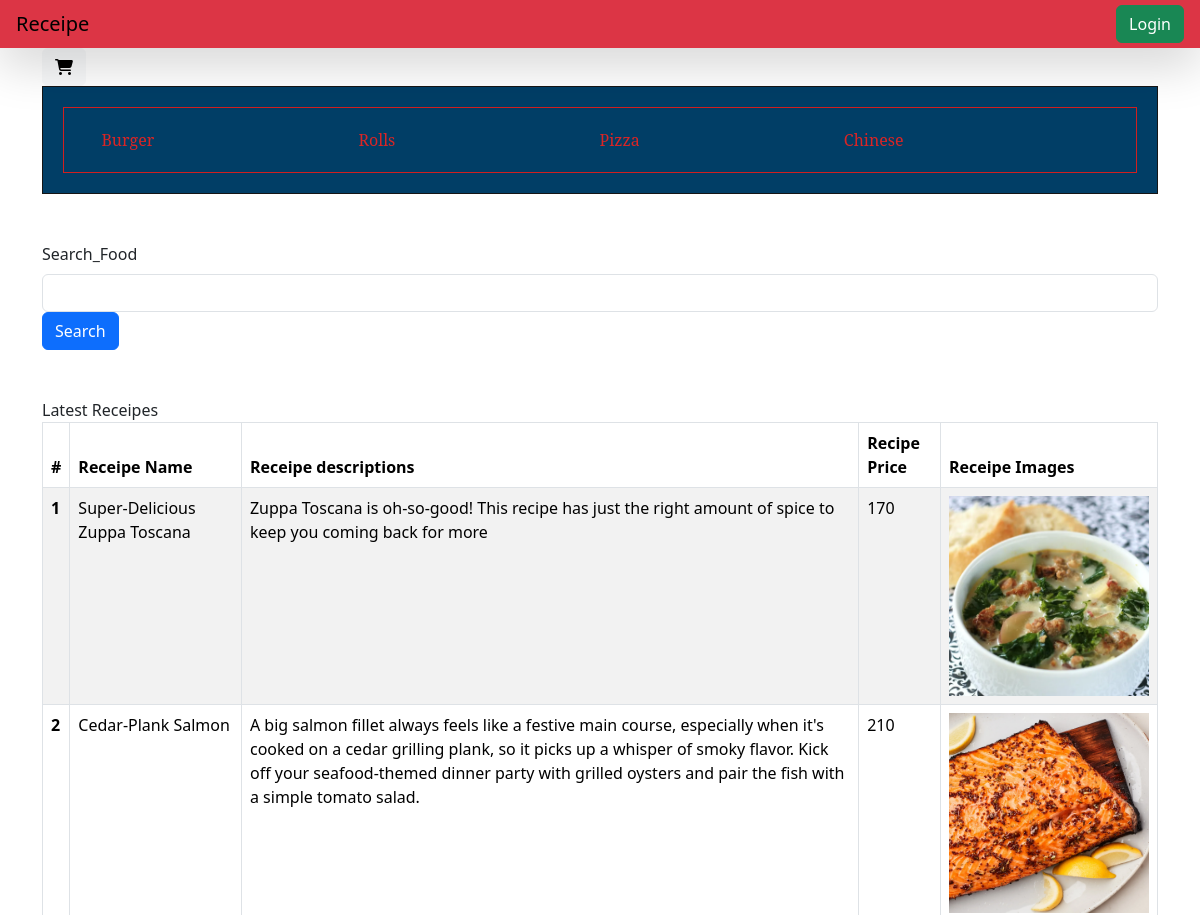
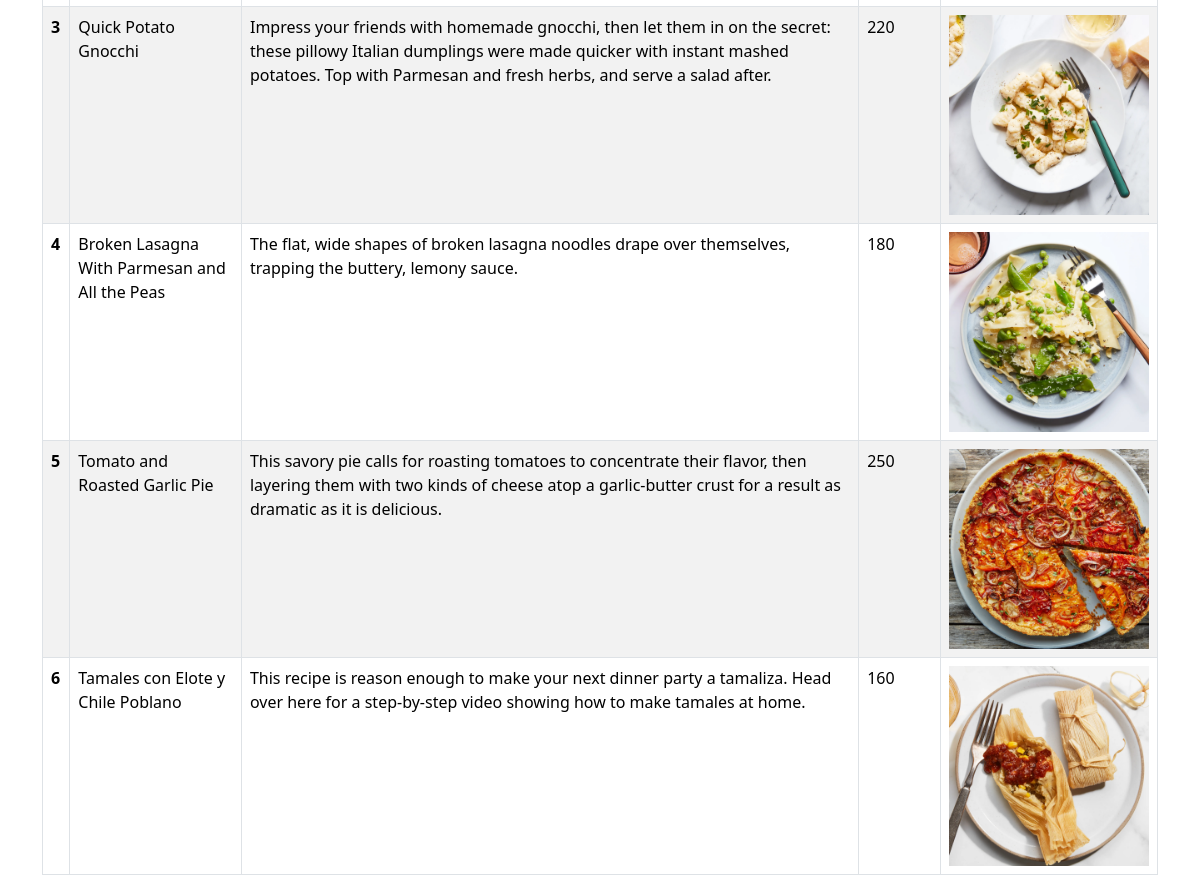
/user_receipe/, run on the app's committed database (2 pictures, top to bottom).
### vege/models.py (models this page shows)
class Receipe(models.Model):
    user = models.ForeignKey(settings.AUTH_USER_MODEL, on_delete=models.CASCADE,null=True,blank=True)
    receipe_name = models.CharField(max_length=255)
    receipe_descriptions = models.TextField()
    receipe_price=models.IntegerField(default=0)
    receipe_image = models.ImageField(upload_to ='receipe_images/')
    receipe_view_count=models.IntegerField(default=1)
    ratings = models.PositiveIntegerField(default=0)

### vege/views.py (the view, shortened to what this page needs)
# urls.py: path('user_receipe/', user_receipe, name='user_receipe'),
def user_receipe(request):
    queryset=Receipe.objects.all()
    if request.GET.get('search') :
     queryset = queryset.filter(receipe_name__icontains= request.GET.get('search'))
    context={'receipes': queryset}
    return render(request, 'user_receipe.html', context)

### vege/templates/user_receipe.html (shortened to what this page needs)
{% extends "base.html" %}
{% block start %}
<div class="container">
    <div class="row">
        <div class="col">
<a href="{% url 'addcart' id=10 %}" class="btn btn-light">
    <i class="fa-solid fa-cart-shopping"></i>
</a>
<div style="padding: 20px; background-color: #013e66; border: 1px solid #151515; text-align: center;">
    <div style="padding: 20px; border: 1px solid #d21f1f;">
        <a href="/user_burger/" style="margin-right: 200px;color: #da2525; margin-left: 5px;text-decoration: none;font-family: 'serif'">Burger</a>
        <a href="/rolls/" style="margin-right: 200px;color: #da2525;text-decoration: none;font-family: 'serif'">Rolls</a>
        <a href="/user_pizza/"style="margin-right: 200px;color: #da2525;text-decoration: none;font-family: 'serif'">Pizza</a>
        <a href="/Chinese/" style="margin-right: 200px;color: #da2525;text-decoration: none;font-family: 'serif'">Chinese</a>
    </div>
</div>
<div class="mt-5">
  <form>
      <label for="exampleInputEmail1" class="form-label">Search_Food</label>
      <input name="search" type="text" class="form-control" >
  </div>
  <button type="submit" class="btn btn-primary">Search</button>
</div>
<div class="container mt-5">
    Latest Receipes
    <table class="table table-striped table-bordered">
        <thead>
            <tr>
                <th scope="col">#</th>
                <th scope="col">Receipe Name</th>
                <th scope="col">Receipe descriptions</th>
                <th scope="col">Recipe Price</th>
                <th scope="col">Receipe Images</th>
            </tr>
        </thead>
        <tbody>
            {% for Receipe in receipes %}
            <tr>
                <th scope="row">{{ forloop.counter }}</th>
                <td>{{ Receipe.receipe_name }}</td>
                <td>{{ Receipe.receipe_descriptions }}</td>
                <td>{{ Receipe.receipe_price }}</td>
                <td>
                    <img src="/media/{{ Receipe.receipe_image }}" style="height: 200px;">
                </td>
            </tr>
            {% endfor %}
        </tbody>
    </table>
</div>
</div>
{% endblock %}

### home/templates/base.html (shortened to what this page needs)
<!DOCTYPE html>
<html lang="en">
<head>
    <link href="https://cdn.jsdelivr.net/npm/bootstrap@5.3.2/dist/css/bootstrap.min.css" rel="stylesheet">
    <link rel="stylesheet" href="https://cdnjs.cloudflare.com/ajax/libs/font-awesome/6.5.1/css/all.min.css" />
</head>
<body>
  <nav class="navbar p-1 bg-danger shadow-lg">
    <div class="container-fluid">
        <a class="navbar-brand" href="/">Receipe</a>
        <form class="d-flex" role="search">
            {% if request.user.is_authenticated %}
            <a href="/logout_page" class="btn btn-success" type="submit">Logout</a>
            {% else %}
            <a href="/login_page" class="btn btn-success" type="submit">Login</a>
            {% endif %}
        </form>
    </div>
</nav>
{% block start %}
{% endblock %}
</body>
</html>

### data on the page
Receipe: receipe_name "Super-Delicious Zuppa Toscana", receipe_descriptions "Zuppa Toscana is oh-so-good! This recipe has just the right amount of spice to keep you coming back for more", receipe_price "170", receipe_image (picture)
Receipe: receipe_name "Cedar-Plank Salmon", receipe_descriptions "A big salmon fillet always feels like a festive main course, especially when it's cooked on a cedar grilling plank, so it picks up a whisper of smoky flavor. Kick off your seafood-themed dinner party with grilled oysters and pair the fish with a simple tomato salad.", receipe_price "210", receipe_image (picture)
Receipe: receipe_name "Quick Potato Gnocchi", receipe_descriptions "Impress your friends with homemade gnocchi, then let them in on the secret: these pillowy Italian dumplings were made quicker with instant mashed potatoes. Top with Parmesan and fresh herbs, and serve a salad after.", receipe_price "220", receipe_image (picture)
Receipe: receipe_name "Broken Lasagna With Parmesan and All the Peas", receipe_descriptions "The flat, wide shapes of broken lasagna noodles drape over themselves, trapping the buttery, lemony sauce.", receipe_price "180", receipe_image (picture)
Receipe: receipe_name "Tomato and Roasted Garlic Pie", receipe_descriptions "This savory pie calls for roasting tomatoes to concentrate their flavor, then layering them with two kinds of cheese atop a garlic-butter crust for a result as dramatic as it is delicious.", receipe_price "250", receipe_image (picture)
Receipe: receipe_name "Tamales con Elote y Chile Poblano", receipe_descriptions "This recipe is reason enough to make your next dinner party a tamaliza. Head over here for a step-by-step video showing how to make tamales at home.", receipe_price "160", receipe_image (picture)
